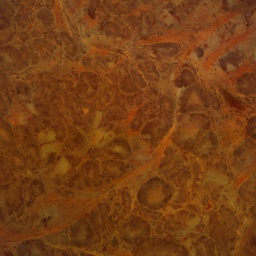
#> input picture Prostate.jpg, 256 x 256 px, shrunk from 2048 x 2048 before the run, found by its file name
$ python file.py
#> lines starting #> are read from the running program, lines starting #| are printed output that depends on the picture
import numpy as np
import cv2
from scipy import signal
from scipy import fftpack
from matplotlib import pyplot as plt

def wiener_deconvolution(input_image, target_image, noise_level=0.1):
    # Compute FFT of input and target images
    input_fft = fftpack.fft2(input_image)
    target_fft = fftpack.fft2(target_image)

    # Estimate the filter in frequency domain
    filter_fft = np.conj(input_fft) * target_fft / (np.abs(input_fft)**2 + noise_level**2)

    # Convert filter back to spatial domain
    kernel = np.real(fftpack.ifft2(filter_fft))

    # Normalize kernel
    kernel = kernel / np.sum(kernel)

    return kernel

def apply_kernel(image, kernel):
    return signal.convolve2d(image, kernel, mode='same', boundary='wrap')

# Load images
input_image = cv2.imread('Prostate.jpg', cv2.IMREAD_GRAYSCALE)
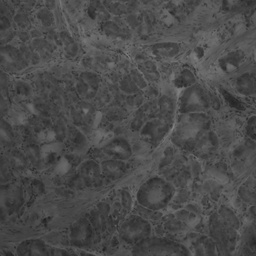
#> input_image: shape (256, 256); min 29, max 131, mean 74.4
target_image = cv2.imread('good.jpg', cv2.IMREAD_GRAYSCALE)
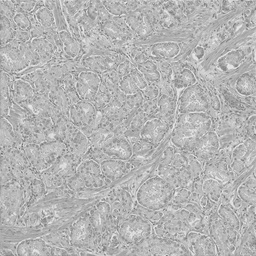
#> input picture good.jpg, 256 x 256 px, shrunk from 2048 x 2048 before the run, found by its file name
#> target_image is the input picture: shape (256, 256); min 100, max 239, mean 180.5

# Ensure images are the same size
min_shape = np.minimum(input_image.shape, target_image.shape)
#> min_shape = [256, 256]
input_image = input_image[:min_shape[0], :min_shape[1]]
target_image = target_image[:min_shape[0], :min_shape[1]]

# Compute the kernel using Wiener deconvolution
kernel = wiener_deconvolution(input_image, target_image)
#> in wiener_deconvolution, `kernel = np.real(fftpack.ifft2(filter_fft))`:
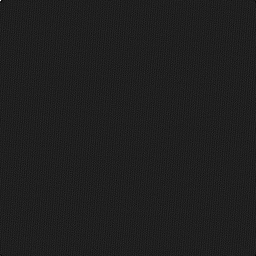
#> kernel: shape (256, 256) float64; min -0.291, max 2.07, mean 3.7e-05; drawn with min black and max white

# Apply the kernel to the input image
result_image = apply_kernel(input_image, kernel)
#> in apply_kernel, `return signal.convolve2d(image, kernel, mode='same', boundary='wrap')`:
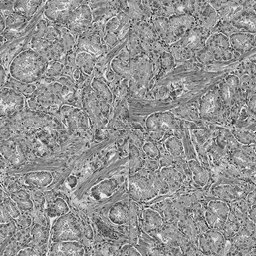
#> returned value: shape (256, 256) float64; min 41.25, max 98.58, mean 74.4; drawn with min black and max white

# Display results
plt.figure(figsize=(15, 5))
plt.subplot(131), plt.imshow(input_image, cmap='gray'), plt.title('Input Image')
plt.subplot(132), plt.imshow(result_image, cmap='gray'), plt.title('Result Image')
plt.subplot(133), plt.imshow(target_image, cmap='gray'), plt.title('Target Image')
plt.tight_layout()
plt.show()

# Display the kernel
plt.figure(figsize=(5, 5))
plt.imshow(kernel, cmap='gray')
plt.title('Computed Kernel')
plt.colorbar()
plt.show()
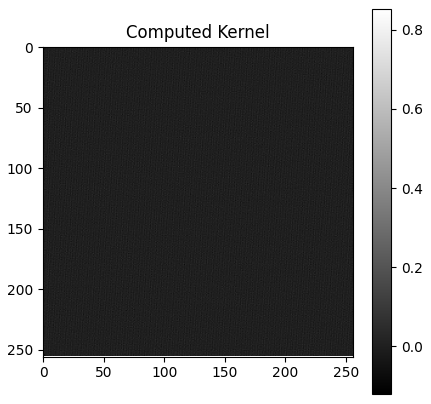
#> figure drawn by matplotlib, 2 panels
